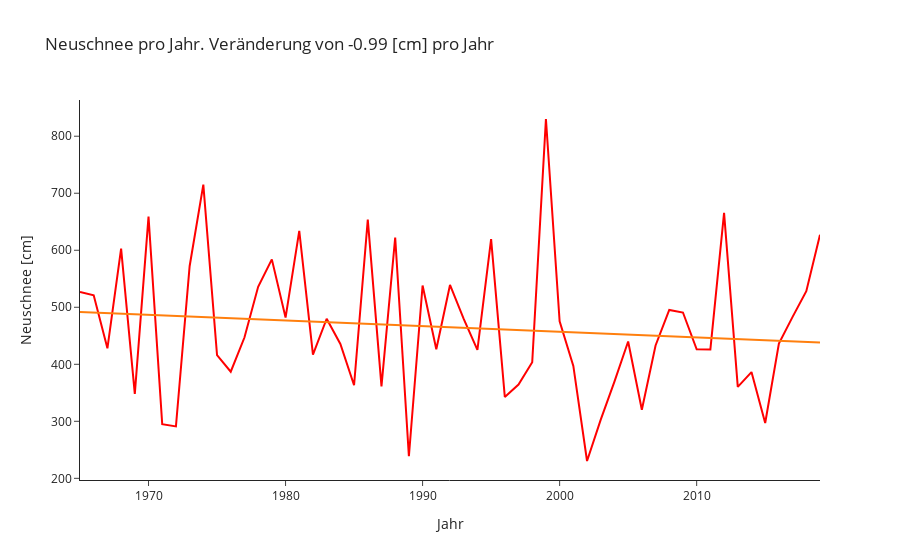

The notebook cell this image was saved under:
### Markdown cell above
Hier habe ich gesehen, dass es so scheint, als gäbe es einen Abwärtstrend. Mit einer Linearen Regressions (Ordinary Least Squares)
lässt sich das auch "wissenschaftlich" veranschaulichen und man sieht, dass es eine Abnahme gibt, von fast einem cm pro Jahr.
Um die Abnahme deutlicher darzustellen, zeigen wir nur die Extremas, dass heisst, wir ziehen von jedem Wert
den Durchschnitt ab von den gesamten Daten.

### Code cell
df = pd.read_csv('Neuschnee.csv')
df = df[df['Region']=='Davos']
plot_linreg(df).show()

### Figure 1 — Plotly figure (JSON) as saved in the notebook; plotly's stock layout.template omitted (floating-point values rounded to 4 significant figures)
{"data": [{"line": {"color": "red"}, "name": "Neuschnee", "type": "scatter", "x": [1965, 1966, 1967, 1968, 1969, 1970, 1971, 1972, 1973, 1974, 1975, 1976, 1977, 1978, 1979, 1980, 1981, 1982, 1983, 1984, 1985, 1986, 1987, 1988, 1989, 1990, 1991, 1992, 1993, 1994, 1995, 1996, 1997, 1998, 1999, 2000, 2001, 2002, 2003, 2004, 2005, 2006, 2007, 2008, 2009, 2010, 2011, 2012, 2013, 2014, 2015, 2016, 2017, 2018, 2019], "y": [527, 521, 428, 603, 348, 659, 295, 291, 572, 715, 416, 387, 447, 536, 584, 482, 634, 416.9, 479.9, 435.7, 363.2, 653.6, 361.3, 622.4, 238.7, 538.2, 426.4, 539.1, 479.6, 425.4, 619.4, 342.8, 364.4, 403.6, 830.2, 475.3, 397.1, 230.4, 303, 369.5, 440, 320.4, 433.1, 495.4, 490.8, 426.2, 426, 665.6, 360.3, 386.3, 297, 436.4, 483.2, 528.3, 627.2]}, {"name": "Linear Regression", "type": "scatter", "x": [1965, 1966, 1967, 1968, 1969, 1970, 1971, 1972, 1973, 1974, 1975, 1976, 1977, 1978, 1979, 1980, 1981, 1982, 1983, 1984, 1985, 1986, 1987, 1988, 1989, 1990, 1991, 1992, 1993, 1994, 1995, 1996, 1997, 1998, 1999, 2000, 2001, 2002, 2003, 2004, 2005, 2006, 2007, 2008, 2009, 2010, 2011, 2012, 2013, 2014, 2015, 2016, 2017, 2018, 2019], "y": [491.8, 490.8, 489.8, 488.8, 487.9, 486.9, 485.9, 484.9, 483.9, 482.9, 481.9, 480.9, 479.9, 478.9, 477.9, 476.9, 476.0, 475.0, 474.0, 473.0, 472.0, 471.0, 470.0, 469.0, 468.0, 467.0, 466.0, 465.0, 464.1, 463.1, 462.1, 461.1, 460.1, 459.1, 458.1, 457.1, 456.1, 455.1, 454.1, 453.1, 452.1, 451.2, 450.2, 449.2, 448.2, 447.2, 446.2, 445.2, 444.2, 443.2, 442.2, 441.2, 440.2, 439.3, 438.3]}], "layout": {"showlegend": false, "title": {"text": "Neuschnee pro Jahr. Veränderung von -0.99 [cm] pro Jahr"}, "xaxis": {"title": {"text": "Jahr"}}, "yaxis": {"title": {"text": "Neuschnee [cm]"}}}}
